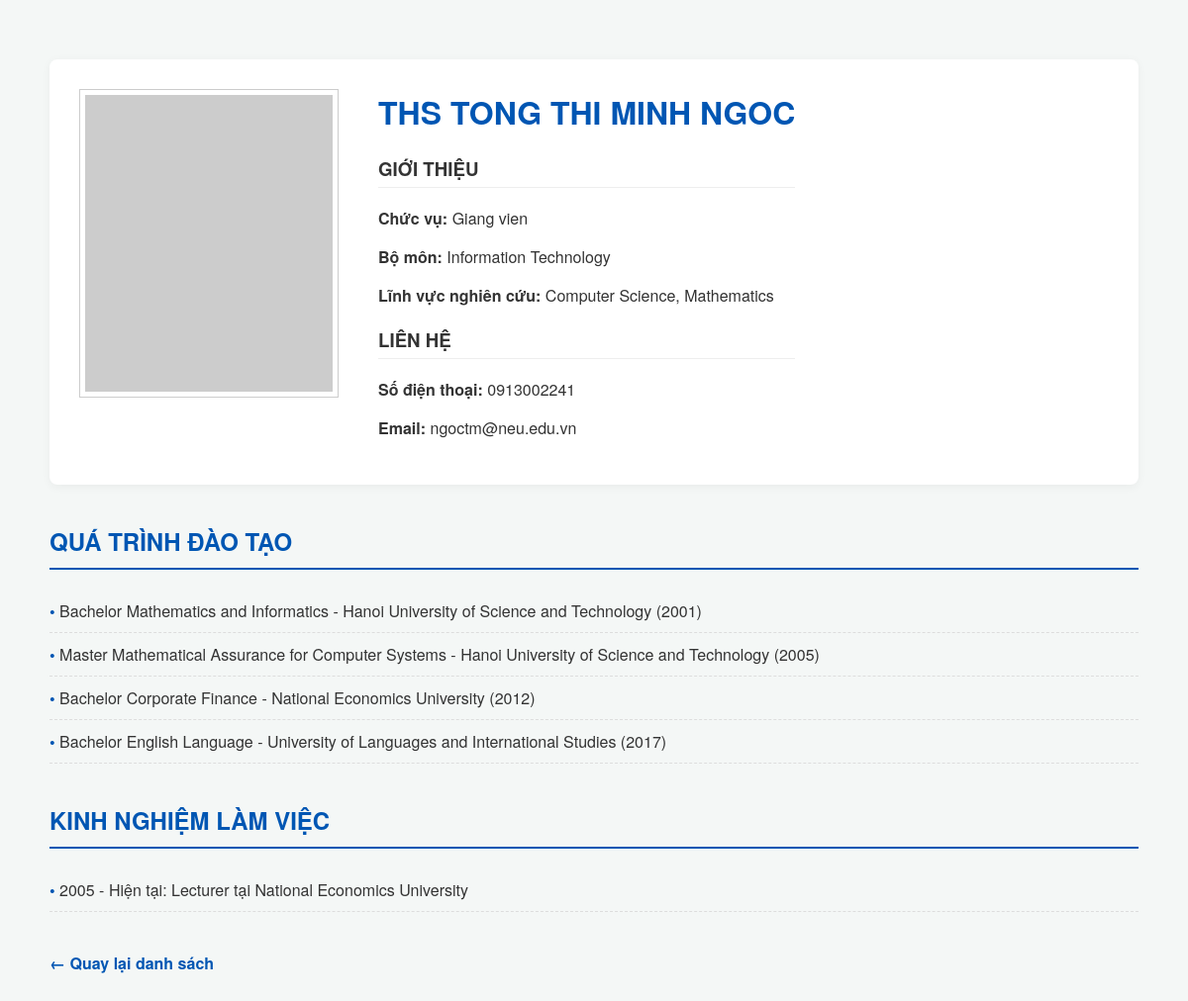
The app's page /lecturer/2 with its own data.
### tables this page shows
CREATE TABLE lecturer (
    lecturer_id INTEGER PRIMARY KEY AUTOINCREMENT,
    name TEXT NOT NULL,
    title TEXT,
    position TEXT,
    email TEXT UNIQUE,
    phone TEXT,
    department TEXT,
    research_field TEXT
);

CREATE TABLE education (
    education_id INTEGER PRIMARY KEY AUTOINCREMENT,
    lecturer_id INTEGER,
    degree TEXT,
    university TEXT,
    year INTEGER,
    
    FOREIGN KEY (lecturer_id) 
    REFERENCES lecturer(lecturer_id)
);

CREATE TABLE experience (
    exp_id INTEGER PRIMARY KEY AUTOINCREMENT,
    lecturer_id INTEGER,
    position TEXT,
    organization TEXT,
    start_year INTEGER,
    end_year INTEGER,
    
    FOREIGN KEY (lecturer_id) 
    REFERENCES lecturer(lecturer_id)
);

### app.py (the view)
@app.route('/lecturer/<int:id>')
def profile(id):
    connection = get_db_connection()
    lecturer = connection.execute('SELECT * FROM lecturer WHERE lecturer_id = ?', (id,)).fetchone()
    education = connection.execute('SELECT * FROM education WHERE lecturer_id = ?', (id,)).fetchall()
    experience = connection.execute('SELECT * FROM experience WHERE lecturer_id = ?', (id,)).fetchall()
    connection.close()
    return render_template('profile.html', lecturer=lecturer, education=education, experience=experience)

### app.py (called while the page is built)
def get_db_connection():
    connection = sqlite3.connect(db_file)
    connection.row_factory = sqlite3.Row
    return connection

### templates/profile.html (shortened to what this page needs)
<!DOCTYPE html>
<html lang="en">
<head>
    <link rel="stylesheet" href="{{ url_for('static', filename='styles.css') }}">
</head>
<body>
    <div class="container">
        <div class="profile-header" style="display: flex; gap: 40px; margin-top: 40px;">
            <div class="profile-img">
                <img src="https://via.placeholder.com/250x300" alt="{{ lecturer['name'] }}" style="border: 1px solid #ccc; padding: 5px;">
            </div>
            <div class="profile-info">
                <h1 style="margin-top: 0;">{{ lecturer['title'] }} {{ lecturer['name'] }}</h1>
                <h3 style="color: #333; border-bottom: 1px solid #eee; padding-bottom: 5px;">GIỚI THIỆU</h3>
                <p><strong>Chức vụ:</strong> {{ lecturer['position'] }}</p>
                <p><strong>Bộ môn:</strong> {{ lecturer['department'] }}</p>
                <p><strong>Lĩnh vực nghiên cứu:</strong> {{ lecturer['research_field'] }}</p>
                <h3 style="color: #333; margin-top: 20px; border-bottom: 1px solid #eee; padding-bottom: 5px;">LIÊN HỆ</h3>
                <p><strong>Số điện thoại:</strong> {{ lecturer['phone'] }}</p>
                <p><strong>Email:</strong> {{ lecturer['email'] }}</p>
            </div>
        </div>
        <div class="profile-details">
            <div class="section">
                <h2>QUÁ TRÌNH ĐÀO TẠO</h2>
                <ul>
                    {% for edu in education %}
                    <li>{{ edu['degree'] }} - {{ edu['university'] }} ({{ edu['year'] }}) </li>
                    {% endfor %}
                </ul>
            </div>
            <div class="section">
                <h2>KINH NGHIỆM LÀM VIỆC</h2>
                <ul>
                    {% for exp in experience %}
                    <li>{{ exp['start_year'] }} - {{ exp['end_year'] if exp['end_year'] else 'Hiện tại' }}: {{ exp['position'] }} tại {{ exp['organization'] }} </li>
                    {% endfor %}
                </ul>
            </div>
        </div>
        <div style="margin-top: 40px; margin-bottom: 50px;">
            <a href="/" style="text-decoration: none; color: #0056b3; font-weight: bold;">← Quay lại danh sách</a>
        </div>
    </div>
</body>
</html>

### static/styles.css (style rules this page uses)
body { font-family: 'Helvetica Neue', Helvetica, Arial, sans-serif; background-color: #f4f7f6; margin: 0; padding: 0; color: #333; }
.container { max-width: 1100px; margin: 0 auto; padding: 20px; }
h1, h2, h3 { color: #0056b3; text-transform: uppercase; }
h2 { border-bottom: 2px solid #0056b3; padding-bottom: 10px; margin-top: 40px; }
.profile-header { background: #fff; padding: 30px; border-radius: 8px; box-shadow: 0 2px 10px rgba(0,0,0,0.05); }
.section ul { list-style: none; padding: 0; }
.section li { padding: 10px 0; border-bottom: 1px dashed #ddd; }
.section li:before { content: "• "; color: #0056b3; font-weight: bold; }

### records on screen
lecturer: title "THS", name "TONG THI MINH NGOC", position "Giang vien", department "Information Technology", research_field "Computer Science, Mathematics", phone "0913002241", email "ngoctm@neu.edu.vn"
education: degree "Bachelor Mathematics and Informatics", university "Hanoi University of Science and Technology", year "2001"
education: degree "Master Mathematical Assurance for Computer Systems", university "Hanoi University of Science and Technology", year "2005"
education: degree "Bachelor Corporate Finance", university "National Economics University", year "2012"
education: degree "Bachelor English Language", university "University of Languages and International Studies", year "2017"
experience: start_year "2005", exp "Hiện tại", position "Lecturer", organization "National Economics University"
